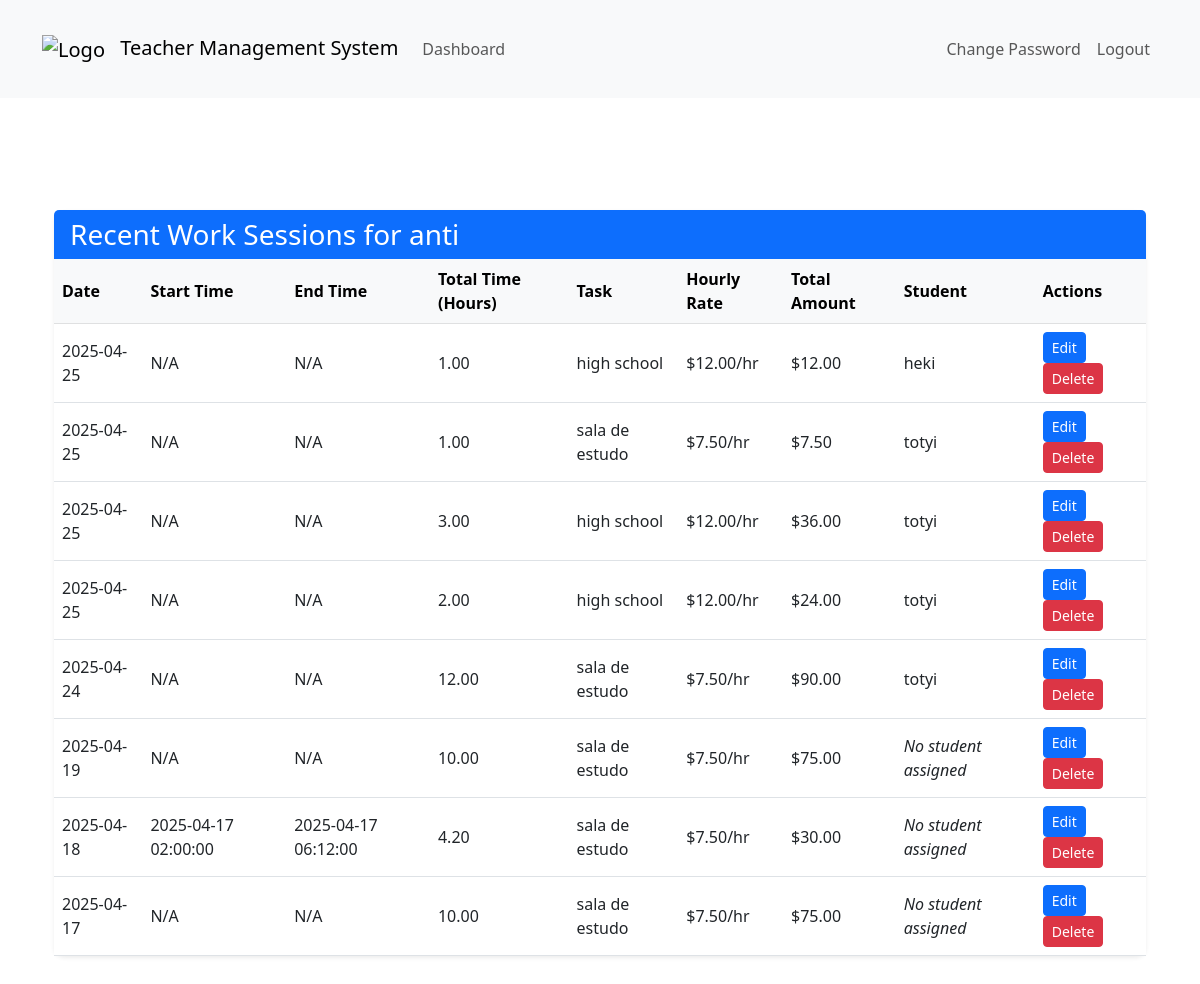
The page /dashboard/dashboard/recent-work-sessions/2/ (signed in) on the database as committed earlier.
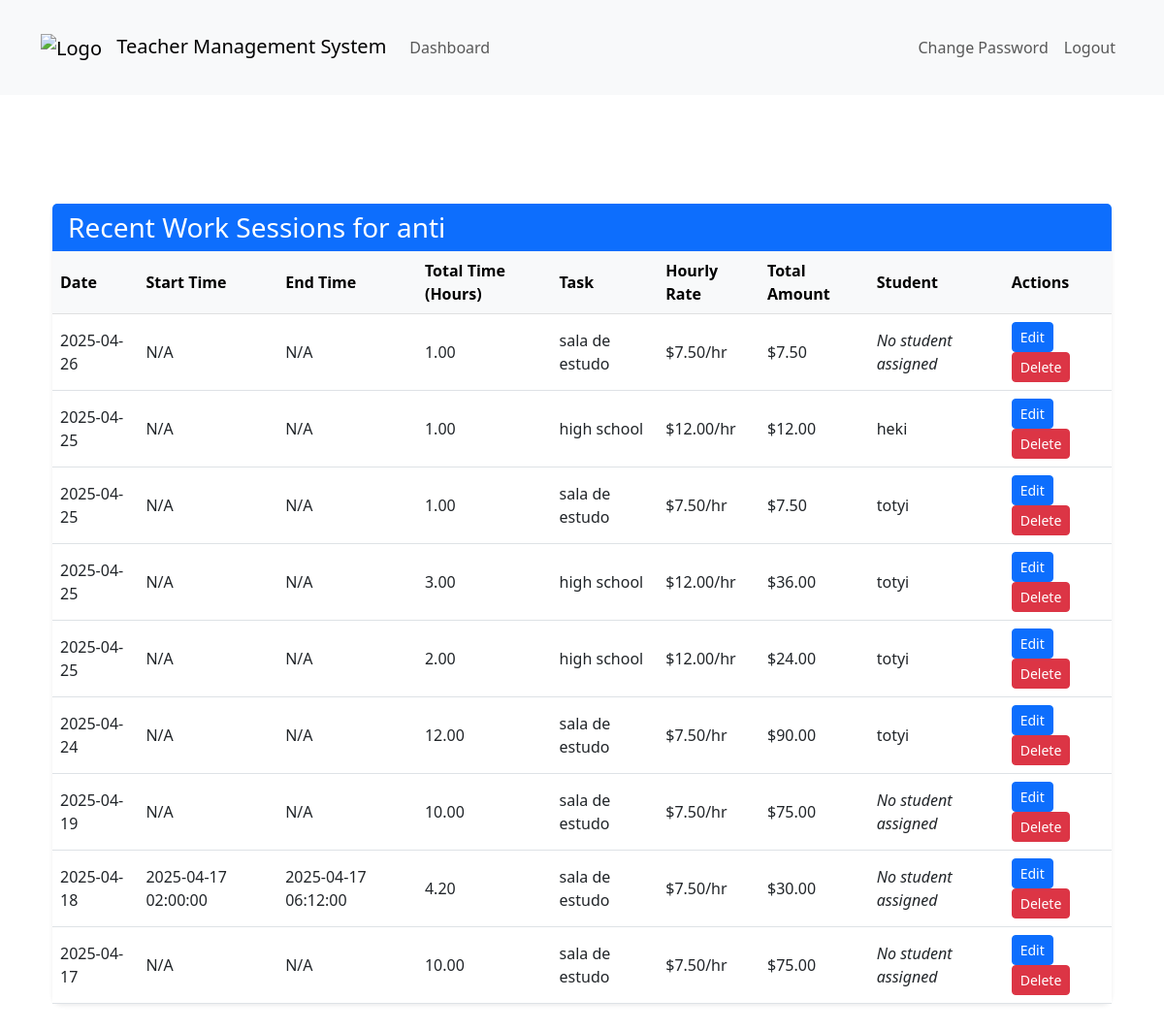
The same page on the database as committed later.
### teachers_app/models.py (models this page shows, shortened)
class WorkSession(models.Model):
    ENTRY_TYPE_CHOICES = [
        ('manual', 'Manual Hours Input'),
        ('clock', 'Clock In/Out'),
        ('time_range', 'Time Range'),
    ]
    teacher = models.ForeignKey(Teacher, on_delete=models.CASCADE)
    task = models.ForeignKey(Task, on_delete=models.CASCADE)
    entry_type = models.CharField(max_length=10, choices=ENTRY_TYPE_CHOICES)
    hourly_rate = models.DecimalField(max_digits=10, decimal_places=2, null=True, blank=True)  # Store the hourly rate at creation time
    stored_hours = models.DecimalField(max_digits=10, decimal_places=2, null=True, blank=True)  # Store the hours at creation time
    is_deleted = models.BooleanField(default=False)
    deleted_at = models.DateTimeField(null=True, blank=True)
    student = models.ForeignKey(
    Student,
    on_delete=models.SET_NULL,
    null=True,    # Makes it nullable in the DB
    blank=True    # Allows blank in forms
)
    manual_hours = models.DecimalField(max_digits=5, decimal_places=2, null=True, blank=True)
    clock_in = models.DateTimeField(null=True, blank=True)
    clock_out = models.DateTimeField(null=True, blank=True)
    start_time = models.DateTimeField(null=True, blank=True)
    end_time = models.DateTimeField(null=True, blank=True)
    created_at = models.DateTimeField(auto_now_add=True)
    total_amount = models.DecimalField(max_digits=10, decimal_places=2, null=True, blank=True)
    def calculated_hours(self):
        if self.entry_type == 'manual' and self.manual_hours:
            return self.manual_hours
        elif self.entry_type == 'clock' and self.clock_in and self.clock_out:
            duration = self.clock_out - self.clock_in
            return duration.total_seconds() / 3600  # Return hours
        elif self.entry_type == 'time_range' and self.start_time and self.end_time:
            duration = self.end_time - self.start_time
            return duration.total_seconds() / 3600  # Return hours
        return None  # Return None if no valid data

class Task(models.Model):
    name = models.CharField(max_length=200)
    description = models.TextField(blank=True, null=True)
    duration = models.DurationField(null=True, blank=True)
    price = models.DecimalField(max_digits=10, decimal_places=2, default=0.00)
    hourly_rate = models.DecimalField(max_digits=10, decimal_places=2)
    created_at = models.DateTimeField(auto_now_add=True)
    updated_at = models.DateTimeField(auto_now=True)
    is_active = models.BooleanField(default=True)

class Student(models.Model):
    user = models.OneToOneField(settings.AUTH_USER_MODEL, on_delete=models.CASCADE)
    phone = models.CharField(max_length=20, blank=True, null=True)
    is_active = models.BooleanField(default=True)
    def __str__(self):
        return self.user.username

class CustomUser(AbstractUser):
    is_student   = models.BooleanField(default=False)
    is_teacher = models.BooleanField(default=False)
    is_inspector = models.BooleanField(default=False)

### teachers_app/views.py (the view)
# urls.py: path('dashboard/recent-work-sessions/<int:teacher_id>/', views.recent_work_sessions, name='recent_work_sessions'),
@login_required
def recent_work_sessions(request, teacher_id=None):
    if request.user.is_superuser or getattr(request.user, 'is_inspector', False):
        if teacher_id is None:
            return HttpResponseForbidden("You must specify a teacher to view sessions for.")
        teacher = get_object_or_404(Teacher, id=teacher_id)
    elif hasattr(request.user, 'teacher'):
        teacher = get_object_or_404(Teacher, user=request.user)
        if teacher_id is not None and teacher_id != teacher.id:
            return HttpResponseForbidden("You do not have permission to view other teachers' sessions.")
    else:
        return HttpResponseForbidden("You do not have permission to view work sessions.")
    work_sessions = WorkSession.objects.filter(teacher=teacher).order_by('-created_at')[:10]
    context = {
        'teacher': teacher,
        'work_sessions': work_sessions,
    }
    return render(request, 'recent_work_sessions.html', context)

### templates/recent_work_sessions.html (shortened to what this page needs)
{% extends 'base.html' %}
{% load static %}
{% block content %}
<div class="container my-5">
    <div class="card shadow-sm border-0 mb-4">
        <div class="card-header bg-primary text-white">
            <h3 class="mb-0">Recent Work Sessions for {{ teacher.user.username }}</h3>
        </div>
        <div class="card-body p-0">
            {% if work_sessions %}
            <table class="table table-hover mb-0 align-middle">
                <thead class="table-light">
                <tr>
                    <th>Date</th>
                    <th>Start Time</th>
                    <th>End Time</th>
                    <th>Total Time (Hours)</th>
                    <th>Task</th>
                    <th>Hourly Rate</th>
                    <th>Total Amount</th>
                    <th>Student</th>
                    {% if request.user.is_superuser %}
                    <th>Actions</th>
                    {% endif %}
                </tr>
                </thead>
                <tbody>
                {% for session in work_sessions %}
                <tr>
                    <td>{{ session.created_at|date:"Y-m-d" }}</td>
                    <td>{% if session.start_time %}{{ session.start_time|date:"Y-m-d H:i:s" }}{% else %}N/A{% endif %}</td>
                    <td>{% if session.end_time %}{{ session.end_time|date:"Y-m-d H:i:s" }}{% else %}N/A{% endif %}</td>
                    <td>{% if session.calculated_hours %}{{ session.calculated_hours|floatformat:2 }}{% else %}N/A{% endif %}</td>
                    <td>{{ session.task.name }}</td>
                    <td>${{ session.hourly_rate|floatformat:2 }}/hr</td>
                    <td>${{ session.total_amount }}</td>
                    <td>{% if session.student %}{{ session.student }}{% else %}<em>No student assigned</em>{% endif %}</td>
                    {% if request.user.is_superuser %}
                    <td>
                        <a href="{% url 'edit_work_session' session.id %}" class="btn btn-sm btn-primary">Edit</a>
                        <form method="post" action="{% url 'delete_work_session' session.id %}" style="display: inline;" onsubmit="return confirm('Are you sure you want to delete this work session?');">
                            <button type="submit" class="btn btn-sm btn-danger">Delete</button>
                        </form>
                    </td>
                    {% endif %}
                </tr>
                {% endfor %}
                </tbody>
            </table>
            {% else %}
            <div class="p-3 text-center">No recent work sessions found.</div>
            {% endif %}
        </div>
    </div>
</div>
{% endblock %}

Rows that differ between the two databases and show on the page:
added WorkSession: created_at "2025-04-26", shows "N/A", calculated_hours "1.00", task.name "sala de estudo", hourly_rate "7.50", total_amount "7.50", shows "No student assigned"
